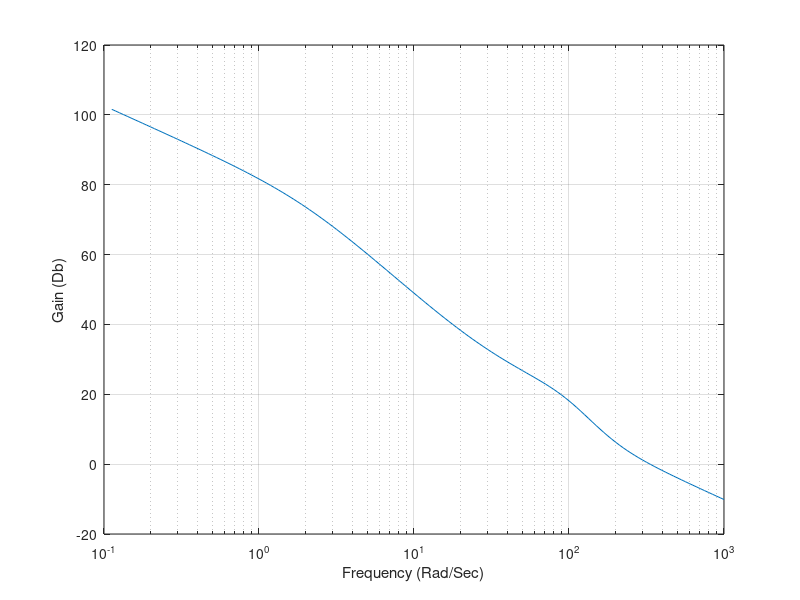

MATLAB code for this plot:
clear
count=0;
for I=2:160
	W=10^(.025*I-1);
	TOP1=13500*sqrt(1+(W/29.1)^2);
	TOP2=sqrt((1-W*W/(173.*173.))^2+(2.*.74*W/173)^2);
	BOT1=W*sqrt(1+(W/2.)^2);
	BOT2=sqrt((1-W*W/(100.*100.))^2+(2.*.65*W/100)^2);
	XMAG=TOP1*TOP2/(BOT1*BOT2);
	GAIN=20*log10(XMAG);
	count=count+1;
	ArrayW(count)=W;
	ArrayGAIN(count)=GAIN;
end
figure
semilogx(ArrayW,ArrayGAIN),grid
xlabel('Frequency (Rad/Sec)')
ylabel('Gain (Db)')
clc
output=[ArrayW',ArrayGAIN'];
save datfil.txt output -ascii
 	
